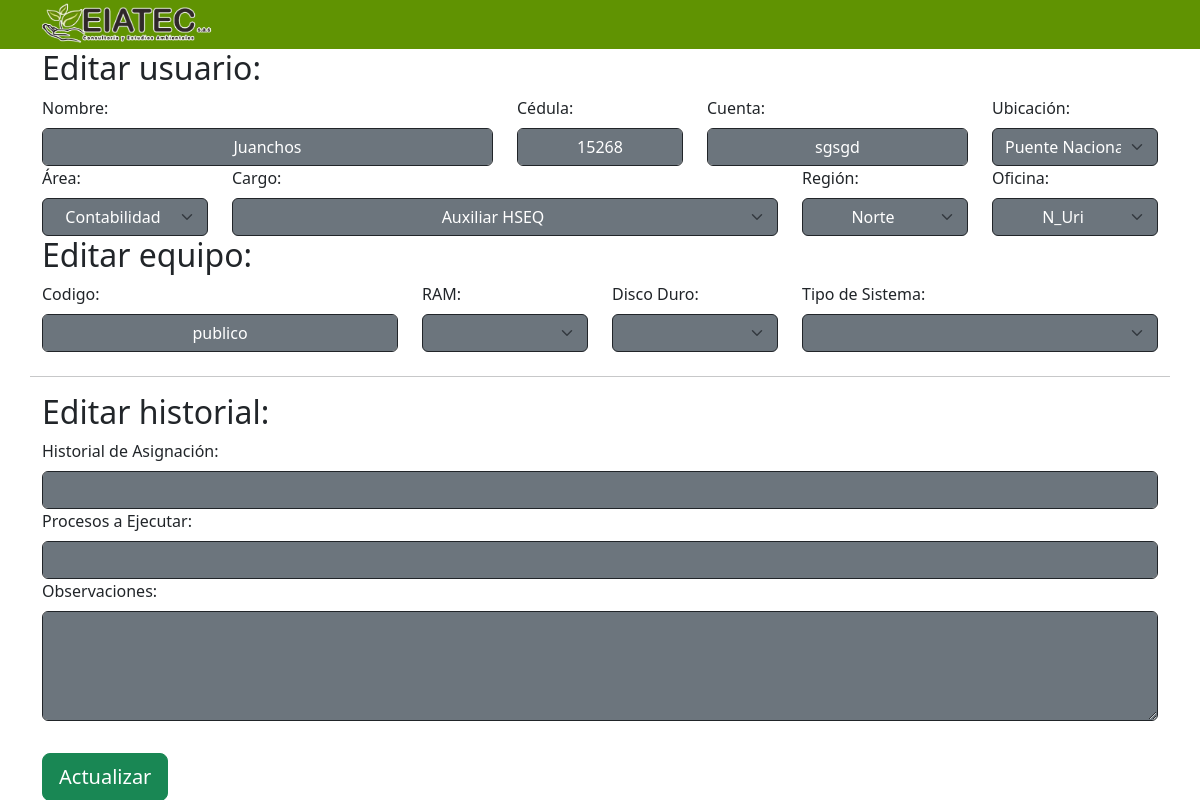
/editar.php?id=5, run on the app's committed database.
### tables this page shows
CREATE TABLE `trabajadores` (
  `ID` int(8) NOT NULL,
  `Nombre` varchar(100) NOT NULL,
  `Cedula` int(20) NOT NULL,
  `Cuenta` varchar(100) NOT NULL,
  `Ubicacion` varchar(100) NOT NULL,
  `Area` varchar(100) NOT NULL,
  `Cargo` varchar(100) NOT NULL,
  `Codigo` varchar(100) NOT NULL,
  `Region` varchar(100) NOT NULL,
  `Oficina` varchar(100) NOT NULL,
  `Tipo de computador` varchar(150) NOT NULL,
  `Marca` varchar(150) NOT NULL,
  `Modelo` varchar(150) NOT NULL,
  `Numero de serie` varchar(150) NOT NULL,
  `Id producto` varchar(150) NOT NULL,
  `Procesador` varchar(150) NOT NULL,
  `Ram` varchar(150) NOT NULL,
  `Disco duro` varchar(150) NOT NULL,
  `Gpu` varchar(150) NOT NULL,
  `Tipo de sistema` varchar(150) NOT NULL,
  `Display` varchar(150) NOT NULL,
  `Historial asignacion` varchar(500) NOT NULL,
  `Procesos a ejecutar` varchar(500) NOT NULL,
  `Observaciones` varchar(500) NOT NULL
);

### editar.php (the view, shortened to what this page needs)
<?php include "header.php"; ?>
<?php
$resultado = [
    'error' => false,
    'mensaje' => ''
];
try {
    $servername = "localhost";
    $username = "root";
    $password = "";
    $database = "eiatec";
    $dsn = 'mysql:host=' . $servername . ';dbname=' . $database;
    $conexion = new PDO($dsn, $username, $password);
    $id = $_GET['id'];
    $consultaSQL = "SELECT * FROM trabajadores WHERE ID =" . $id;
    $sentencia = $conexion->prepare($consultaSQL);
    $sentencia->execute();
    $trabajador = $sentencia->fetch(PDO::FETCH_ASSOC);
} catch (PDOException $error) {
    $resultado['error'] = true;
    $resultado['mensaje'] = $error->getMessage();
}
?>
<!DOCTYPE html>
<html lang="es">
<head>
</head>
<body>
    <?php if ($resultado['error']) : ?>
        <p><?php echo $resultado['mensaje']; ?></p>
    <?php else : ?>
        <div>
            <div class="container">
                <form method="POST">
                    <table>
                        <h2>Editar usuario:</h2>
                        <div class="row">
                            <div class="col-md-5">
                                <label for="nombre" class="form-label">Nombre:</label>
                                <input type="text" id="nombre" class="form-control text-center border-dark bg-secondary text-white" name="nombre" value="<?php echo $trabajador['Nombre']; ?>">
                            </div>
                            <div class="col-md-2">
                                <label for="cedula" class="form-label">Cédula:</label>
                                <input type="text" id="cedula" class="form-control text-center border-dark bg-secondary text-white" name="cedula" value="<?php echo $trabajador['Cedula']; ?>">
                            </div>
                            <div class="col-md-3">
                                <label for="cuenta" class="form-label">Cuenta:</label>
                                <input type="text" id="cuenta" class="form-control text-center border-dark bg-secondary text-white" name="cuenta" value="<?php echo $trabajador['Cuenta']; ?>">
                            </div>
                            <div class="col-md-2">
                                <label for="ubicacion" class="form-label">Ubicación:</label>
                                <select id="ubicacion" name="ubicacion" class="form-select text-center border-dark bg-secondary text-white">
                                    <option value="Puente Nacional" <?php if ($trabajador['Ubicacion'] == 'Puente Nacional') echo 'selected'; ?>>Puente Nacional</option>
                                </select>
                            </div>
                            <div class="col-md-2">
                                <label for="area" class="form-label">Área:</label>
                                <select id="area" name="area" class="form-select text-center border-dark bg-secondary text-white">
                                    <option value="Contabilidad" <?php if ($trabajador['Area'] == 'Contabilidad') echo 'selected'; ?>>Contabilidad</option>
                                </select>
                            </div>
                            <div class="col-md-6">
                                <label for="cargo" class="form-label">Cargo:</label>
                                <select id="cargo" name="cargo" class="form-select text-center border-dark bg-secondary text-white">
                                    <option value="Auxiliar HSEQ" <?php if ($trabajador['Cargo'] == 'Auxiliar HSEQ') echo 'selected'; ?>>Auxiliar HSEQ</option>
                                </select>
                            </div>
                            <div class="col-md-2">
                                <label for="region" class="form-label">Región:</label>
                                <select id="region" name="region" class="form-select text-center border-dark bg-secondary text-white">
                                    <option value="Norte" <?php if ($trabajador['Region'] == 'Norte') echo 'selected'; ?>>Norte</option>
                                </select>
                            </div>
                            <div class="col-md-2">
                                <label for="oficina" class="form-label">Oficina:</label>
                                <select id="oficina" name="oficina" class="form-select text-center border-dark bg-secondary text-white">
                                    <option value="N_Uri" <?php if ($trabajador['Oficina'] == 'N_Uri') echo 'selected'; ?>>N_Uri</option>
                                </select>
                            </div>
                            <h2>Editar equipo:</h2>
                            <div class="col-md-4">
                                <label for="codigo" class="form-label">Codigo:</label>
                                <input type="text" id="codigo" class="form-control text-center border-dark bg-secondary text-white" name="codigo" value="<?php echo $trabajador['Codigo']; ?>">
                            </div>
                            <div class="col-md-2">
                                <label for="ram" class="form-label">RAM:</label>
                                <select id="ram" name="ram" class="form-select text-center border-dark bg-secondary text-white" required>
                                    <option value="<?php echo $trabajador['Ram']; ?>"><?php echo $trabajador['Ram']; ?></option>
                                    <option value="8Gb">8 Gb</option>
                                </select>
                            </div>
                            <div class="col-md-2">
                                <label for="disco_duro" class="form-label">Disco Duro:</label>
                                <select id="disco_duro" name="disco_duro" class="form-select text-center border-dark bg-secondary text-white" required>
                                    <option value="<?php echo $trabajador['Disco duro']; ?>"><?php echo $trabajador['Disco duro']; ?></option>
                                    <option value="128Gb">128 Gb</option>
                                </select>
                            </div>
                            <div class="col-md-4">
                                <label for="tipo_sistema" class="form-label">Tipo de Sistema:</label>
                                <select id="tipo_sistema" name="tipo_sistema" class="form-select text-center border-dark bg-secondary text-white" required>
                                    <option value="<?php echo $trabajador['Tipo de sistema']; ?>"><?php echo $trabajador['Tipo de sistema']; ?></option>
                                    <option value="Windows10 home">Windows 10 home</option>
                                </select>
                                <br>
                            </div>
                            <hr>
                            <h2>Editar historial:</h2>
                            <div class="col-md-12">
                                <label for="historial_asignacion" class="form-label">Historial de Asignación:</label>
                                <input type="text" id="historial_asignacion" class="form-control text-center border-dark bg-secondary text-white" name="historial_asignacion" value="<?php echo $trabajador['Historial asignacion']; ?>">
                            </div>
                            <div class="col-md-12">
                                <label for="procesos_ejecutar" class="form-label">Procesos a Ejecutar:</label>
                                <input type="text" id="procesos_ejecutar" class="form-control text-center border-dark bg-secondary text-white" name="procesos_ejecutar" value="<?php echo $trabajador['Procesos a ejecutar']; ?>">
                            </div>
                            <div class="col-md-12">
                                <label for="observaciones" class="form-label">Observaciones:</label>
                                <textarea name="observaciones" id="observaciones" class="form-control border-dark bg-secondary text-white" rows="4"><?php echo $trabajador['Observaciones']; ?></textarea>
                            </div>
                        </div>
                    </table>
                    <br>
                    <input type="submit" name="submit" class="btn btn-lg btn-success mt-2" value="Actualizar">
                </form>
            </div>
        <?php endif; ?>
        <?php include "footer.php"; ?>

### data on the page
trabajadores: nombre "Juanchos", cedula "15268", cuenta "sgsgd", ubicacion "Puente Nacional", area "Contabilidad", cargo "Auxiliar HSEQ", region "Norte", oficina "N_Uri", codigo "publico"
